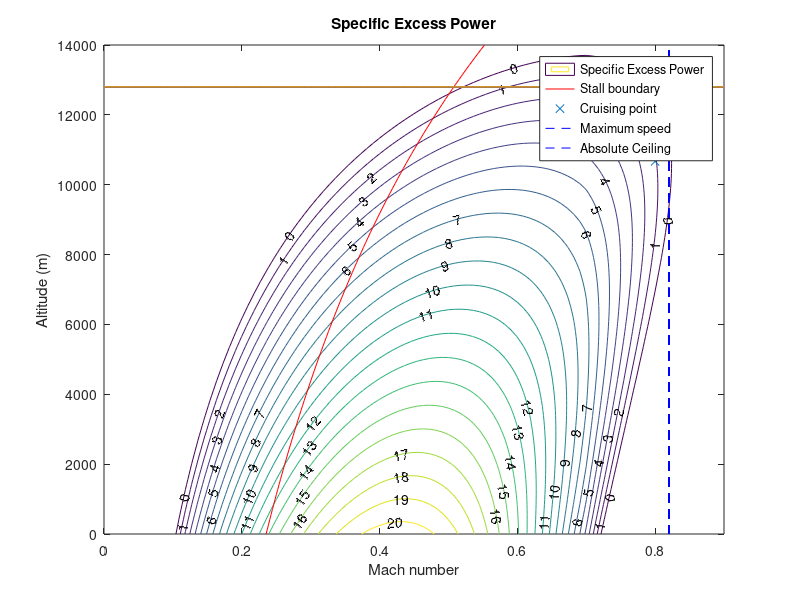

MATLAB code to generate this figure:
clear
clc

climb_angle=atan(asin(0.5*0.35-0.21/2.6));%drag 0.21

m =linspace(0,0.9);%0:0.1:0.9; %linspace(0,0.9)
h =linspace(0,14000);%0:500:13000;%linspace(0,13000)
[M,H] = meshgrid(m,h);
Ae=9.4*(0.8);

W0=144554.8*9.8;
W_W0=0.97;%W1/W0
T0_W0=0.35;
W0_Sref=4700;
W_Sref=W_W0*W0_Sref;
g0=9.81;
R=287;
h0=0;
h1=11000;
P0=101325;
rho0=1.225;
lamda0=-0.0065;
lamda1=0;
T0=288.15;
T1=216.65;
BPR=9.1;
gamma=1.4;
Sref=301;
n=1;
%delta P/P0
for i=1:length(h)
    for j=1:length(m)
    if h(i) < 11000
        delta(i,j)=(1+(lamda0/T0)*h(i))^(-g0/(R*lamda0));
    else
        delta(i,j)=(1+(lamda0/T0)*h(i))^(-g0/(R*lamda0));
        %delta(i,j)=exp(-g0*(h(i)-h1)/(R*T1));
    end
    end
end

%sigma rho/rho0
for i=1:length(h)
    for j=1:length(m)
    if h(i) < 11000
        sigma(i,j)=(1+(lamda0/T0)*h(i))^-(1+(g0/(R*lamda0)));
    else
        %sigma(i,j)=exp(-g0*(h(i)-h1)/(R*T1));
        sigma(i,j)=(1+(lamda0/T0)*h(i))^-(1+(g0/(R*lamda0)));
    end
    end
end
    
%thrust
for i=1:length(h)
    for j=1:length(m)
T_T0(i,j)=(0.88-0.016*BPR-0.3*m(j));
if m(j)<0.7
CD0(i,j)=0.022;
else
CD0(i,j)=0.022+(0.0182*m(j)-0.0127);   
end
    end
end
T_T0=T_T0.*(sigma.^0.7);

Clmax=1.2;
%Vstall
for i=1:length(h)
    sigma1(i)=(1+(lamda0/T0)*h(i))^-(1+(g0/(R*lamda0)));
    delta1(i)=(1+(lamda0/T0)*h(i))^(-g0/(R*lamda0));
    vstall(i)=sqrt(W0/Clmax/0.5/(rho0*sigma1(i))/Sref);
    vstall(i)=vstall(i)/(340*sqrt(delta1/sigma1));
end
    
%P = M *( sqrt(gamma*P0/rho0*(delta/sigma)) )*(  )
gamma=gamma*ones(length(h),length(m));
P0=P0*ones(length(h),length(m));
rho0=rho0*ones(length(h),length(m));
T0=T0*ones(length(h),length(m));
W_Sref=W_Sref*ones(length(h),length(m));
pai=pi*ones(length(h),length(m));
Ae=Ae*ones(length(h),length(m));
C=T_T0.*(T0_W0)*((W_W0)^(-1));
E=(CD0.*(rho0/2).*sigma.*(M.*sqrt(gamma.*(P0./rho0).*(delta./sigma))).^2)./W_Sref;
F=(n^2*W_Sref)./((rho0/2).*sigma.*((M.*sqrt(gamma.*(P0./rho0).*(delta./sigma))).^2).*pai.*Ae);
D=E+F;
B=C-D;
P=M.*(sqrt(gamma.*(P0./rho0).*(delta./sigma))).*B;
vals=[0:1.:30];

figure(1);
[c1,h1]=contour(M,H,P,vals);
clabel(c1,h1);
title('Specific Excess Power');
xlabel('Mach number');
ylabel('Altitude (m)');
hold on
plot (vstall,h,'-r');
hold on
plot(0.8,10668,'x');
hold on
plot(ones(length(h))*0.82,h,'--b');
hold on
plot(m,ones(length(m))*12801),'--m';
legend('Specific Excess Power','Stall boundary','Cruising point',...
    'Maximum speed','Absolute Ceiling');
